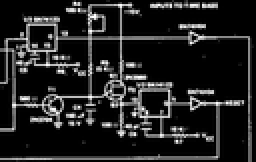
#> input picture examples/images/circuit_small_small.png, 128 x 81 px (shown 2 times larger)
$ python mampy_test.py   (older library calls are emulated)
#> lines starting #> are read from the running program, lines starting #| are printed output that depends on the picture
### utils.py
"""
Common utilities functions.
C. Meyer
"""

import imageio
import numpy as np

def image_read(filename):
    """
    Read an image as a 2D array of 8 bit integers (grayscale pixels)
    """
#> called with filename = 'examples/images/circuit_small_small.png'
    return imageio.imread(uri=filename, as_gray=True).astype(dtype=np.uint8)
#> returned value: shape (81, 128); min 0, max 255, mean 33.5

### tree_of_shape.py
"""
Tree of Shape computation and filters.

Reference:
    [1] Un algorithme de complexité linéaire pour le calcul de l’arbre des formes.
    Edwin Carlinet, Sébastien Crozet, Thierry Géraud
    [2] A quasi-linear algorithm to compute the tree of shapes of n-D images
    Thierry Géraud, Edwin Carlinet, Sébastien Crozet, Laurent Najman.

Authors:
C. Meyer

Preconditions:
Images are 2d single 8-bit channel arrays.

Todo:
Work with 3d images too.
"""

from collections import deque
import numpy as np
from numba import jit
from enum import Enum

# MaMPy includes
# Utilities
from utils import image_read


def addBorderMedian(input):
    '''
    :param input: numpy 2d array of a single channel image
    :return: numpy 2d array of the same image with a border equal to the median of the original border.
    '''

    # check input validity
    # assert type(input) == np.ndarray
    assert input.ndim == 2

    # create output
    output = np.zeros((2 + input.shape[0], 2 + input.shape[1]), dtype=input.dtype)

    border = np.zeros(2*input.shape[0] + 2*input.shape[1] - 4, dtype=input.dtype)
#> border = 414 values from 0 to 0
    b = 0

    for x in range(input.shape[0]):
        for y in range(input.shape[1]):
            if(x == 0 or x == input.shape[0]-1 or y == 0 or y == input.shape[1]-1):
                border[b] = input[x][y]
                b += 1
#> after the loop, b = 414; border = 414 values, max 157 at index 208, min 0 at index 0, mean 4.17

    med = np.median(border)
#> med = 0

    for x in range(output.shape[0]):
        for y in range(output.shape[1]):
            if(x == 0 or x == output.shape[0]-1 or y == 0 or y == output.shape[1]-1):
                output[x][y] = med
            else:
                output[x][y] = input[x-1][y-1]
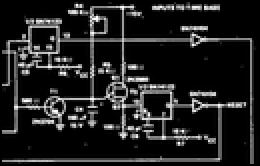
#> output: shape (83, 130) (shown 2 times larger); min 0, max 255, mean 32.2

    return output


InterpolationMode = Enum('InterpolationMode', 'MAX MIN MED')


def interpolate2D(input, interpolationMode):
    """
    :param input: numpy 2d array of a single channel image
    :param interpolationMode: the interpolation mode (max, min or median)
    :return: numpy 2d array of the interpolated image
    """

    # check input validity
    assert type(input) == np.ndarray
    assert type(interpolationMode) == InterpolationMode
    assert input.ndim == 2

    # create output
    output = np.zeros(tuple([2 * x - 1 for x in input.shape]), dtype=input.dtype)

    # select interpolation function
    if interpolationMode == InterpolationMode.MAX:
        interpolationFunc = np.max
    elif interpolationMode == InterpolationMode.MIN:
        interpolationFunc = np.min
    else:
        interpolationFunc = np.median

    for x in range(input.shape[0]):
        for y in range(input.shape[1]):
            # copy input
            output[2 * x][2 * y] = input[x][y]

            if(x < input.shape[0]-1):
                # interpolation x + 1
                output[2 * x + 1][2 * y] = interpolationFunc([input[x][y], input[x + 1][y]])
            if(y < input.shape[1]-1):
                # interpolation y + 1
                output[2 * x][2 * y + 1] = interpolationFunc([input[x][y], input[x][y + 1]])

            if(x < input.shape[0]-1 and y < input.shape[1]-1):
                # interpolation x + 1 and y + 1
                output[2 * x + 1][2 * y + 1] =interpolationFunc([input[x][y], input[x + 1][y],
                                                                input[x][y + 1], input[x + 1][y + 1]])
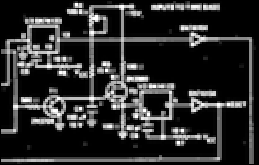
#> output: shape (165, 259); min 0, max 255, mean 44.6

    return output


def immersion2D(input):
    '''
    :param input: numpy 2d array of a single channel image
    :return: numpy 2d array of the immersed image
    '''

    # check input validity
    assert type(input) == np.ndarray
    assert input.ndim == 2

    # create output
    output = np.zeros((2 * input.shape[0] - 1, 2 * input.shape[1] - 1), dtype=object)

    for x in range(input.shape[0]):
        for y in range(input.shape[1]):
            # copy input
            output[2 * x][2 * y] = input[x][y]

            if(x < input.shape[0]-1):
                # interpolation x + 1
                output[2 * x + 1][2 * y] = (np.min([input[x][y], input[x + 1][y]]),
                                            np.max([input[x][y], input[x + 1][y]]))
            if(y < input.shape[1]-1):
                # interpolation y + 1
                output[2 * x][2 * y + 1] = (np.min([input[x][y], input[x][y + 1]]),
                                            np.max([input[x][y], input[x][y + 1]]))

            if(x < input.shape[0]-1 and y < input.shape[1]-1):
                # interpolation x + 1 and y + 1
                output[2 * x + 1][2 * y + 1] = (np.min([input[x][y], input[x + 1][y],
                                                        input[x][y + 1], input[x + 1][y + 1]]),
                                                np.max([input[x][y], input[x + 1][y],
                                                        input[x][y + 1], input[x + 1][y + 1]]),)

    return output


# [8 lines left out: function interpolateAndImmerse2D, not called in this run]


def priorityPush(q, h, U, l):
    if type(U[h]) == tuple:
        lower = U[h][0]
        upper = U[h][1]
    else:
        lower = U[h]
        upper = U[h]

    if lower > l:
        l_ = lower
    elif upper < l:
        l_ = upper
    else:
        l_ = l

    q[l_].append(h)


def priorityPop(q, l):
    # empty queue
    local_l = l
    l_ = -1
    if len(q[l]) == 0:
        for i in range(0, max(l, 256-l)):
            if l-i >= 0 and len(q[l-i]) > 0:
                l_ = l-i
                local_l = l_
                return q[local_l].popleft(), local_l
            elif l+i < 256 and len(q[l+i]) > 0:
                l_ = l+i
                local_l = l_
                return q[local_l].popleft(), local_l

    return q[local_l].popleft(), local_l


def q_empty(hierarchical_queue):
    for i in range(0, 256):
        if len(hierarchical_queue[i]) > 0:
            return False
    return True


import max_tree


def sort(input):
    '''
    :param input: numpy 2d array of a single 8-bit channel image
    :return:
    '''
    input_flat = input.flatten()
    resolution = input_flat.size
#> resolution = 170093

    u = np.ndarray(resolution, dtype='uint64')
    r = np.ndarray(resolution, dtype='uint64')

    deja_vu = np.ndarray(resolution, dtype=bool)
    deja_vu.fill(False)

    # Create queue
    hierarchical_queue = np.ndarray(256, dtype=object)
    for i in range(0, 256):
        hierarchical_queue[i] = deque()

    i = 0

    hierarchical_queue[input_flat[0]].append(0)
    deja_vu[0] = True

    level = input_flat[0]
#> level = 0

    while not q_empty(hierarchical_queue):
        h, level = priorityPop(hierarchical_queue, level)
        u[h] = level
        r[i] = h
        i = i + 1

        neighbors = max_tree.get_neighbors_2d(4, input.shape, h, input.size)
        neighbors = [n for n in neighbors if not deja_vu[n]]

        for n in neighbors:
            priorityPush(hierarchical_queue, n, input_flat, level)
            deja_vu[n] = True
#> this loop made 170093 passes
#> (h, neighbors) on passes 1 to 3: (0, [517, 1]), (517, [1034, 518]), (1, [2])
#> after the loop, i = 170093

    return r, u.reshape(input.shape)


@jit(nopython=True)
def test_union_find_canonization(input, R):
    input_flat = input.flatten()
    resolution = input_flat.size

    # Unique value telling if a pixel is defined in the max tree or not.
    undefined_node = resolution + 2

    # We generate an extra vector of pixels that order nodes downard.
    # This vector allow to traverse the tree both upward and downard
    # without having to sort childrens of each node.
    # Initially, we sort pixel by increasing value and add indices in it.
    sorted_pixels = np.copy(R)

    # We store in the parent node of each pixel in an image.
    # To do so we use the index of the pixel (x + y * width).
    parents = np.full(
        resolution,
        fill_value=undefined_node,
        dtype=np.uint32)

    # zparents make root finding much faster.
    zparents = parents.copy()

    j = resolution - 1

    # We go through sorted pixels in the reverse order.
    for pi in sorted_pixels[::-1]:
        # Make a node.
        # By default, a pixel is its own parent.
        parents[pi] = pi
        zparents[pi] = pi

        zp = pi
        neighbors = max_tree.get_neighbors_2d(4, input.shape, pi, input.size)

        # Filter neighbors.
        neighbors = [n for n in neighbors if parents[n] != undefined_node]

        # Go through neighbors.
        for nei_pi in neighbors:
            zn = max_tree.find_pixel_parent(zparents, nei_pi)

            if zn != zp:
                if input_flat[zp] == input_flat[zn]:
                    zp, zn = zn, zp

                # Merge sets.
                zparents[zn] = zp
                parents[zn] = zp

                sorted_pixels[j] = zn
                j -= 1

    max_tree.canonize(input_flat, parents, sorted_pixels)

    return parents


# [109 lines left out: functions is_in_image, uninterpolate2D, get_area_attribute, direct_filter, not called in this run]


def area_filter(input, threshold):
    """
    :param input: numpy ndarray of a single channel image
    :param threshold: threshold of the filter (minimum area to keep)
    :param maxtree_p_s: the maxtree of the image (parent and S vector pair)
    :return: numpy ndarray of the image
    """

    data0 = addBorderMedian(input)
    data1 = interpolate2D(data0, InterpolationMode.MAX)
    data2 = immersion2D(data1)

    R, u = sort(data2)
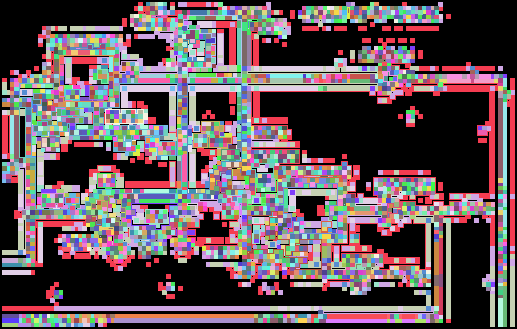
#> u: shape (329, 517) uint64; 251 distinct labels, from 0 to 255; one colour per label, 0 black
    parents = test_union_find_canonization(u, R)
    p, r = uninterpolate2D(R, parents, data0.shape)

    # Compute area attribute
    area_attribute = get_area_attribute(data0, p, r)

    # Apply Filter
    return direct_filter(p, r, data0, area_attribute, threshold)


# [13 lines left out: function main, not called in this run]

# [2 lines that do not run on import are left out]

### max_tree.py
"""
Max-Tree computation and filters.

Reference:
    [1] A fair comparison of many max-tree computation algorithms
    (Extended version of the paper submitted to ISMM 2013)
    Edwin Carlinet, Thierry Géraud.

Authors:
K. Masson
C. Meyer
"""

import numpy as np
import numba
from numba import jit
import math
from collections import namedtuple

# MaMPy includes
# Utilities
from utils import image_read

# Named Tuple for the max-tree structure
MaxTreeStructure = namedtuple("MaxTreeStructure", ["parent", "S"])


# [28 lines left out: functions find_pixel_parent, canonize, not called in this run]


@jit(nopython=True)
def get_neighbors_2d(connexity, shape, pi, size):
    neighbors = []

    # 4-connexity
    pi_row = math.floor(pi / shape[1])
    pi_top = pi - shape[1]
    pi_bot = pi + shape[1]
    pi_lft = pi - 1
    pi_rgt = pi + 1

    if pi_top >= 0:
        neighbors.append(pi_top)
    if pi_bot < size:
        neighbors.append(pi_bot)
    if math.floor(pi_lft / shape[1]) == pi_row:
        neighbors.append(pi_lft)
    if math.floor(pi_rgt / shape[1]) == pi_row:
        neighbors.append(pi_rgt)

    # 8-connexity
    if connexity == 8:
        pi_top_lef = pi_top - 1
        pi_top_rgt = pi_top + 1
        pi_bot_lef = pi_bot - 1
        pi_bot_rgt = pi_bot + 1

        if math.floor(pi_top_lef / shape[1]) == pi_row - 1:
            neighbors.append(pi_top_lef)
        if math.floor(pi_top_rgt / shape[1]) == pi_row - 1:
            neighbors.append(pi_top_rgt)
        if math.floor(pi_bot_lef / shape[1]) == pi_row + 1:
            neighbors.append(pi_bot_lef)
        if math.floor(pi_bot_rgt / shape[1]) == pi_row + 1:
            neighbors.append(pi_bot_rgt)

    return neighbors


# [394 lines left out: functions get_neighbors_3d, get_neighbors, maxtree_berger_union_by_rank, maxtree_berger_union_by_rank_level_compression, maxtree, direct_filter and 5 more, not called in this run]


# [2 lines that do not run on import are left out]

### mampy_test.py
#!/usr/bin/python3
# -*- coding: utf-8 -*-

"""
Tests of the MaMPy library
C. Meyer
"""

import matplotlib.pyplot as plt
from utils import image_read
import max_tree
import tree_of_shape

"""
I. Max-Tree
"""

# [7 lines of commented-out code are left out]

"""
II. Tree of shapes
"""

image_input = image_read("examples/images/circuit_small_small.png")
plt.imshow(image_input, cmap="gray")
plt.show()

#> (the run stopped early here; a loop or call above may not have finished)
